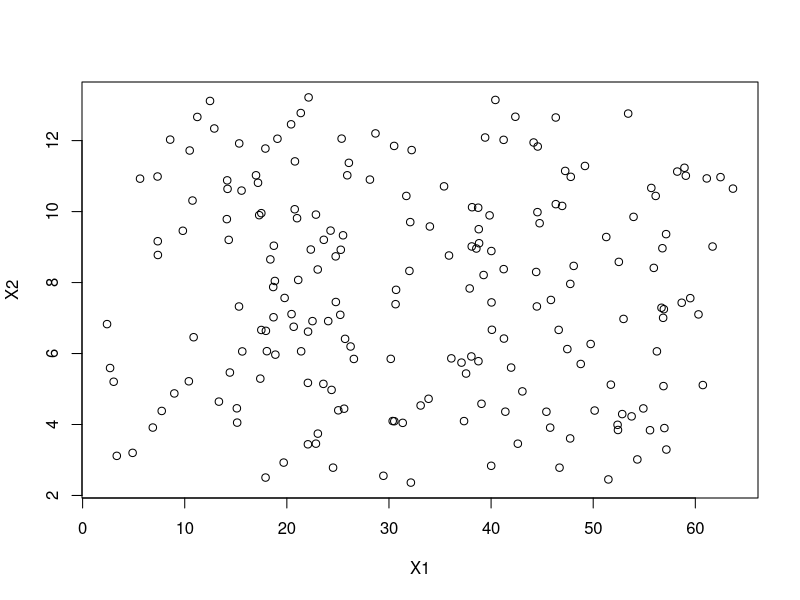

This chart was generated by the following R code:
##Excercise 1
Y = seq(from=0, to=20, by=0.1)
X1 = (Y-2)/3 + runif(length(Y), min=0.5, max=60)
X2 = (Y+3)/2 + runif(length(Y), min=0.5, max=2)
df = as.data.frame(cbind(Y, X1, X2))
summary(lm(Y~X1, data=df))

summary(lm(Y~X2, data=df))
summary(lm(Y~X1+X2, data=df))

plot(X1,X2)
cor(X1,X2)
##Increasing the max value increases the possible distribution, creating less correlation with X2

##Excercise 2
data("airquality")
library(dplyr)
air.1 = airquality %>%
  subset(is.na(Solar.R)==FALSE & is.na(Ozone)==FALSE)
mod1 = lm(Temp~Wind, data=air.1)
mod2 = lm(Temp~Wind+Solar.R, data=air.1)
mod3= lm(Temp~Wind+Solar.R+Ozone, data=air.1)

anova(mod1, mod2,mod3)
##Comparing all three makes it appear that mod2 and mod3 both explain more of the variation
##than model one but mod3 is even better
anova(mod2, mod3)
##Comparing mod2 and mod3 reveals that mod3 is significantly better at explaining variance in temperature

##Excercise 3
AIC(mod1,mod2,mod3)
##this suggests that the models are fairly comparable, but mod1 has a slightly better fit

##### Oscar: The lower the AIC value is, the higher the probability of seeing the data given the model (likelihood), which is a good sign!
#####        Also, likelihood (what the AIC is based on) does NOT mean the probability of explaining data. 
#####        It is the probability of reproducing the same data with the estimated model or parameters.
